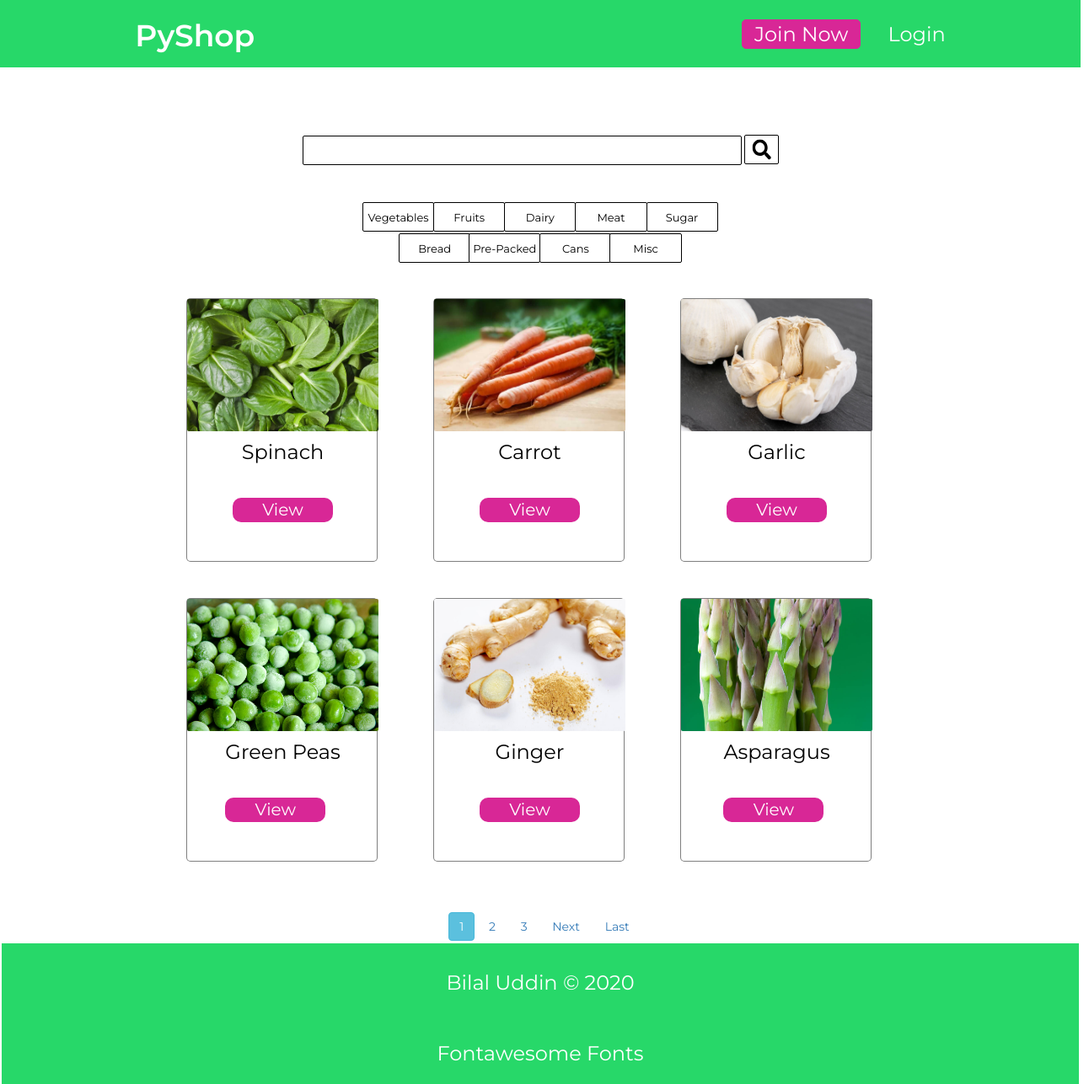
The page / on the database its author committed.
### home/models.py (models this page shows, shortened)
class Item(models.Model):
    name = models.CharField(max_length=50)
    image = models.ImageField(upload_to="item_imgs",
                              blank=True, default="no_image.jpg")
    category = models.CharField(
        max_length=100, choices=CATEGORY_CHOICES, default="Misc")
    price = models.DecimalField(decimal_places=2, max_digits=3000)
    batch = models.IntegerField(blank=True, null=True)
    desc = models.TextField(max_length=300, default="One of PyShop's item")
    slug = models.SlugField(default="change-me", max_length=40)

### home/views.py (the view)
# urls.py: path("", views.VegetableList.as_view(), name="home"),
class VegetableList(ListView):
    model = Item
    template_name = "home/home.htm"
    paginate_by = 1
    def get_queryset(self):
        queryset = Item.objects.filter(category="Vegetable")
        if self.request.GET.get('category'):
            queryset = queryset.filter(price=self.request.GET.get('category'))
        return queryset
    def get_context_data(self, **kwargs):
        context = super().get_context_data(**kwargs)
        context["filter"] = ItemFilter(
            self.request.GET, queryset=self.get_queryset())
        return context

### templates/home/home.htm (shortened to what this page needs)
{% extends 'base_home.htm' %}

### templates/base_home.htm (shortened to what this page needs)
{% extends 'base.htm' %}
{% load static %}
  {% block head %}
  <link rel="stylesheet" href="{% static 'home/style.css' %}">
  {% endblock %}
  {% block content %}
  <div class="container">
    <div class="s1">
      <form method="GET">
        {{filter.form}}
        <button type="submit" class="search-btn">
          <img src="{% static 'home/imgs/mag_glass.svg' %}" class="mag-glass" alt="Mag Glas">
        </button>
      </form>
      <ul class="category">
        <a href="{% url 'home' %}" class="cat-link veg-a">
          <li class="cat veg">Vegetables</li>
        </a>
        <a href="{% url 'fruit' %}" class="cat-link">
          <li class="cat fruit">Fruits</li>
        </a>
        <a href="{% url 'dairy' %}" class="cat-link">
          <li class="cat dairy">Dairy</li>
        </a>
        <a href="{% url 'meat' %}" class="cat-link">
          <li class="cat meat">Meat</li>
        </a>
        <a href="{% url 'sugar' %}" class="cat-link">
          <li class="cat sugar">Sugar</li>
        </a>
        <a href="{% url 'bread' %}" class="cat-link">
          <li class="cat bread">Bread</li>
        </a>
        <a href="{% url 'pre' %}" class="cat-link">
          <li class="cat pre-packed">Pre-Packed</li>
        </a>
        <a href="{% url 'can' %}" class="cat-link">
          <li class="cat cans">Cans</li>
        </a>
        <a href="{% url 'misc' %}" class="cat-link">
          <li class="cat misc">Misc</li>
        </a>
      </ul>
    </div>
    <div class="s2">
      <div class="item-container">
        {% for item in filter.qs %}
        <div class="item">
          <img src="{{item.image.url}}" alt="Item Picture" class="item-img">
          <div class="item-details">
            <h3 class="item-name">{{ item.name|title }}</h3>
            <a href="{% url 'item' item.slug %}"><button class="item-view">View</button></a>
          </div>
        </div>
        {% endfor %}
      </div>
      <div class="pagination">
        {% if is_paginated %}
        {% for num in page_obj.paginator.page_range %}
        {% if page_obj.number == num %}
        <a class="btn btn-info mb-4" href="?page={{ num }}">{{ num }}</a>
        {% elif num > page_obj.number|add:'-3' and num < page_obj.number|add:'3' %}
        <a class="btn btn-outline-info mb-4" href="?page={{ num }}">{{ num }}</a>
        {% endif %}
        {% endfor %}
        {% if page_obj.has_next %}
        <a class="btn btn-outline-info mb-4" href="?page={{ page_obj.next_page_number }}">Next</a>
        <a class="btn btn-outline-info mb-4" href="?page={{ page_obj.paginator.num_pages }}">Last</a>
        {% endif %}
        {% endif %}
      </div>
    </div>
  </div>
  {% endblock %}

### home/static/base.css (style rules this page uses)
* { margin: 0; padding: 0; box-sizing: border-box; }
body { font-family: 'Montserrat', sans-serif; overflow-x: hidden; }
a { text-decoration: none; }

### home/static/home/style.css (style rules this page uses)
#id_name__icontains { width: 520.81px; height: 35px; background: #FFFFFF; border: 1px solid #000000; box-sizing: border-box; border-radius: 2px; padding-left: 20px; font-family: Montserrat; font-style: normal; font-weight: normal; font-size: 18px; line-height: 22px; color: rgba(0, 0, 0, 0.6); }
.search-btn { position: relative; bottom: 3px; width: 40.06px; height: 35px; background: #FFFFFF; border: 1px solid #000000; box-sizing: border-box; border-radius: 2px; cursor: pointer; }
form { position: absolute; width: 582.88px; height: 35px; left: 359px; top: 161px; }
.mag-glass { width: 22.26px; height: 25px; }
.cat { text-decoration: none; display: grid; align-items: center; justify-items: center; }
.cat-link { font-family: Montserrat; font-style: normal; font-weight: normal; font-size: 13px; line-height: 16px; color: #000; }
.veg { position: absolute; width: 85.13px; height: 35px; left: 430px; top: 240px; background: #FFFFFF; border: 1px solid #000000; box-sizing: border-box; border-radius: 2px; }
.fruit { position: absolute; width: 85.13px; height: 35px; left: 514.13px; top: 240px; background: #FFFFFF; border: 1px solid #000000; box-sizing: border-box; border-radius: 2px; }
.dairy { position: absolute; width: 85.13px; height: 35px; left: 598.26px; top: 240px; background: #FFFFFF; border: 1px solid #000000; box-sizing: border-box; border-radius: 2px; }
.meat { position: absolute; width: 85.13px; height: 35px; left: 682.39px; top: 240px; background: #FFFFFF; border: 1px solid #000000; box-sizing: border-box; border-radius: 2px; }
.sugar { position: absolute; width: 85.13px; height: 35px; left: 766.53px; top: 240px; background: #FFFFFF; border: 1px solid #000000; box-sizing: border-box; border-radius: 2px; }
.bread { position: absolute; width: 85.13px; height: 35px; left: 473.07px; top: 277px; background: #FFFFFF; border: 1px solid #000000; box-sizing: border-box; border-radius: 2px; }
.pre-packed { position: absolute; width: 85.13px; height: 35px; left: 556.2px; top: 277px; background: #FFFFFF; border: 1px solid #000000; box-sizing: border-box; border-radius: 2px; }
.cans { position: absolute; width: 85.13px; height: 35px; left: 640.33px; top: 277px; background: #FFFFFF; border: 1px solid #000000; box-sizing: border-box; border-radius: 2px; }
.misc { position: absolute; width: 85.13px; height: 35px; left: 723.46px; top: 277px; background: #FFFFFF; border: 1px solid #000000; box-sizing: border-box; border-radius: 2px; }
.item-container { position: absolute; width: 839px; height: 671px; left: 221px; top: 354px; background: #FFFFFF; display: grid; grid-template-columns: 1fr 1fr 1fr; grid-template-rows: 1fr 1fr; grid-gap: 40px; }
.item { width: 227px; height: 313px; background: #FFFFFF; border: 1px solid rgba(0, 0, 0, 0.5); box-sizing: border-box; border-radius: 5px; display: grid; grid-template-rows: 1fr 1fr; }
.item-img { width: 227px; height: 157px; border-radius: 2px; object-fit: cover; }
.item-name { width: 100%; text-align: center; margin-top: 10px; font-family: Montserrat; font-style: normal; font-weight: normal; font-size: 24px; line-height: 29px; color: #000000; }
.item-view { background: #D82796; border-radius: 10px; width: 119px; height: 29px; border: none; font-family: Montserrat; font-style: normal; font-weight: normal; font-size: 20px; line-height: 13px; color: #FFFFFF; margin-top: 30px; cursor: pointer; }
.item-details { justify-self: center; }
.pagination { position: relative; width: 100%; height: 40px; top: 1053px; text-align: center; }

### rows shown on the page
Item: image (picture), name "Spinach"
Item: image (picture), name "Carrot"
Item: image (picture), name "Garlic"
Item: image (picture), name "Green Peas"
Item: image (picture), name "Ginger"
Item: image (picture), name "Asparagus"

### other values the page prints
{{ num }} "1"
{{ num }} "2" "3"
